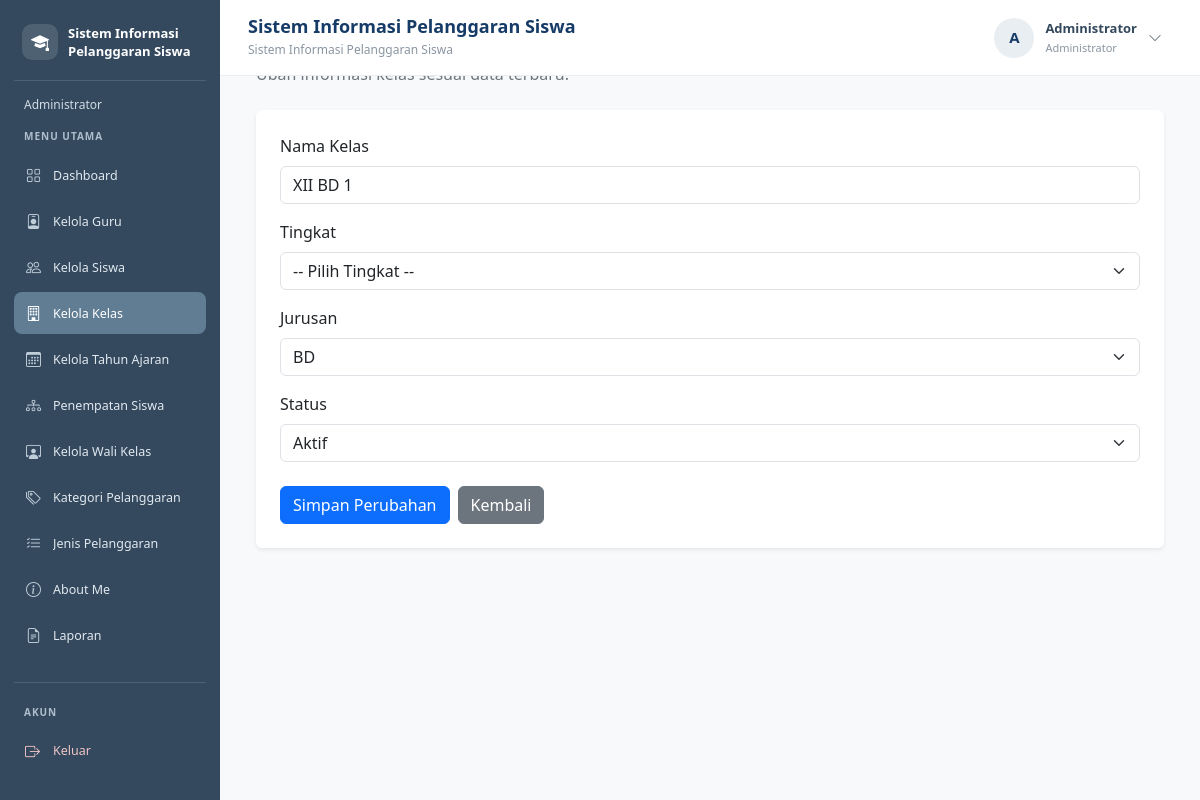
/edit_kelas.php?id=48 (signed in), run on the app's committed database.
### tables this page shows
CREATE TABLE `t_kelas` (
  `id` int(11) NOT NULL,
  `nama` varchar(100) NOT NULL,
  `tingkat` varchar(20) NOT NULL,
  `jurusan` varchar(100) NOT NULL,
  `status_aktif` tinyint(1) NOT NULL,
  `created_at` timestamp NULL DEFAULT current_timestamp(),
  `updated_at` timestamp NULL DEFAULT current_timestamp()
);

### edit_kelas.php (the view, shortened to what this page needs)
<?php
include "config/koneksi.php";
$daftarJurusan = ['RPL', 'TKJ', 'TSM', 'TKR', 'BD'];
$id = isset($_GET['id']) ? (int) $_GET['id'] : 0;
$stmt = mysqli_prepare(
    $koneksi,
    "SELECT id, nama, tingkat, jurusan, status_aktif
     FROM t_kelas
     WHERE id = ?"
);
mysqli_stmt_bind_param($stmt, "i", $id);
mysqli_stmt_execute($stmt);
$hasil = mysqli_stmt_get_result($stmt);
$kelas = mysqli_fetch_assoc($hasil);
$nama = $kelas['nama'];
$jurusan = strtoupper(trim($kelas['jurusan']));
$status_aktif = (string) $kelas['status_aktif'];
?>
<!DOCTYPE html>
<html lang="id">
<head>
    <link href="https://cdn.jsdelivr.net/npm/bootstrap@5.3.8/dist/css/bootstrap.min.css"
          rel="stylesheet">
</head>
<body class="bg-light">
<?php include "includes/sidebar.php"; ?>
<?php include "includes/navbar.php"; ?>
<div class="konten-utama">
    <div class="container-fluid">
        <div class="mb-4">
            <h3 class="fw-bold mb-1">Edit Data Kelas</h3>
            <p class="text-secondary mb-0">
            </p>
        </div>
        <div class="card border-0 shadow-sm">
            <div class="card-body p-4">
                <form method="POST">
                    <div class="mb-3">
                        <label for="nama" class="form-label">
                            Nama Kelas
                        </label>
                        <input
                            type="text"
                            name="nama"
                            id="nama"
                            class="form-control"
                            maxlength="100"
                            value="<?= htmlspecialchars($nama, ENT_QUOTES, 'UTF-8'); ?>"
                            required>
                    </div>
                    <div class="mb-3">
                        <label for="tingkat" class="form-label">
                            Tingkat
                        </label>
                        <select
                            name="tingkat"
                            id="tingkat"
                            class="form-select"
                            required>
                            <option value="">-- Pilih Tingkat --</option>
                        </select>
                    </div>
                    <div class="mb-3">
                        <label for="jurusan" class="form-label">
                            Jurusan
                        </label>
                        <select
                            name="jurusan"
                            id="jurusan"
                            class="form-select"
                            required>
                            <?php foreach ($daftarJurusan as $item): ?>
                                <option
                                    value="<?= htmlspecialchars($item); ?>"
                                    <?= $jurusan === $item ? 'selected' : ''; ?>>
                                    <?= htmlspecialchars($item); ?>
                                </option>
                            <?php endforeach; ?>
                        </select>
                    </div>
                    <div class="mb-4">
                        <label for="status_aktif" class="form-label">
                            Status
                        </label>
                        <select
                            name="status_aktif"
                            id="status_aktif"
                            class="form-select"
                            required>
                            <option value="1" <?= $status_aktif === '1' ? 'selected' : ''; ?>>
                                Aktif
                            </option>
                        </select>
                    </div>
                    <div class="d-flex gap-2">
                        <button type="submit" class="btn btn-primary">
                            Simpan Perubahan
                        </button>
                        <a href="kelas.php" class="btn btn-secondary">
                            Kembali
                        </a>
                    </div>
                </form>
            </div>
        </div>
    </div>
</div>
</body>
</html>

### edit_kelas.php (style rules this page uses)
.konten-utama { margin-left: 220px; width: calc(100% - 220px); min-height: 100vh; padding: 24px; box-sizing: border-box; }

### data on the page
t_kelas: nama "XII BD 1", jurusan "BD", status_aktif "Aktif"

### other printed values
$labelRole "Administrator"
$menu[0] "Dashboard"
$menu[0] "Kelola Guru"
$menu[0] "Kelola Siswa"
$menu[0] "Kelola Kelas"
$menu[0] "Kelola Tahun Ajaran"
$menu[0] "Penempatan Siswa"
$menu[0] "Kelola Wali Kelas"
$menu[0] "Kategori Pelanggaran"
$menu[0] "Jenis Pelanggaran"
$menu[0] "About Me"
$menu[0] "Laporan"
$judulNavbar "Sistem Informasi Pelanggaran Siswa"
$inisial "A"
$namaPengguna "Administrator"
